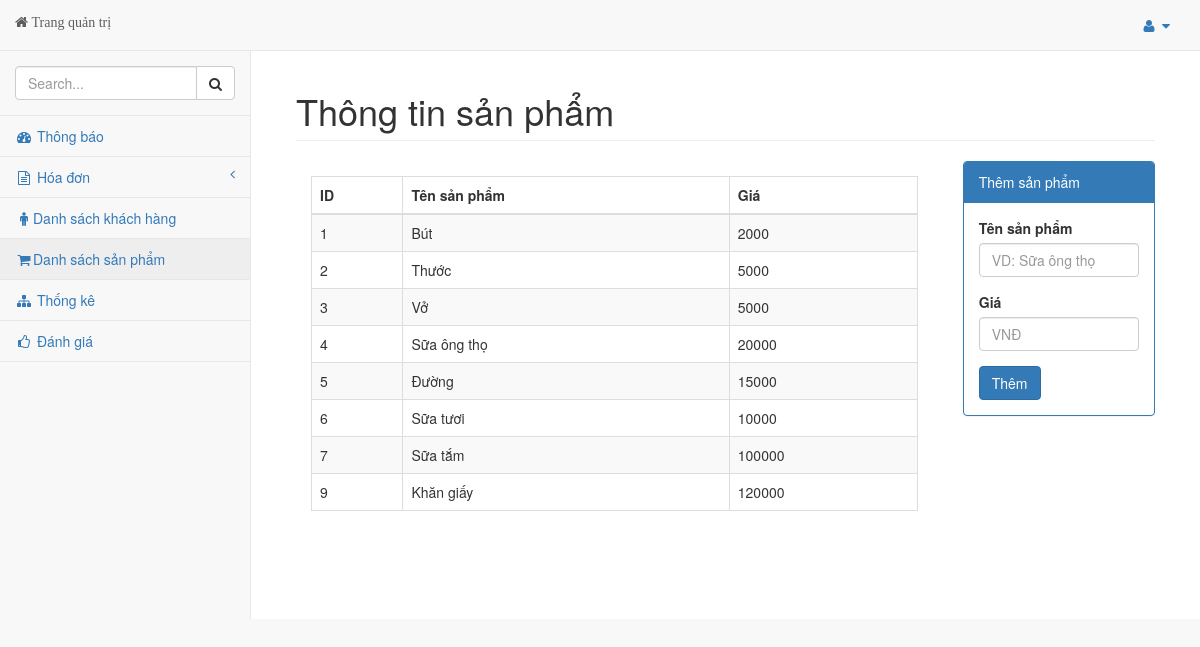
Page /pages/dssp.php (signed in) on the committed database.
### tables this page shows
CREATE TABLE `sanpham` (
  `sanpham_ID` int(11) NOT NULL,
  `ten_san_pham` varchar(50) NOT NULL,
  `gia_san_pham` int(11) NOT NULL
);

### model/database.php (called while the page is built, shortened)
<?PHP
	$conn = null;
	function db_get_list($sql){
		$data = array();
		global $conn;
		$result = mysqli_query($conn, $sql);
		while( $row = mysqli_fetch_assoc($result)){
			$data[] = $row;
		}
		return $data;
	}
?>

### pages/dssp.php (the view, shortened to what this page needs)
<!DOCTYPE html>
<html lang="en">
<head>
    <link href="../vendor/bootstrap/css/bootstrap.min.css" rel="stylesheet">
    <link href="../vendor/metisMenu/metisMenu.min.css" rel="stylesheet">
    <link href="../dist/css/sb-admin-2.css" rel="stylesheet">
    <link href="../vendor/font-awesome/css/font-awesome.min.css" rel="stylesheet" type="text/css">
</head>
<body>
    <div id="wrapper">
        <nav class="navbar navbar-default navbar-static-top" role="navigation" style="margin-bottom: 0">
            <div class="navbar-header">
                <a class="navbar-brand fa fa-home" href="index.php"> Trang quản trị</a>
            </div>
            <ul class="nav navbar-top-links navbar-right">
                <li class="dropdown">
                    <a class="dropdown-toggle" data-toggle="dropdown" href="#">
                        <i class="fa fa-user fa-fw"></i> <i class="fa fa-caret-down"></i>
                    </a>
                </li>
            </ul>
            <div class="navbar-default sidebar" role="navigation">
                <div class="sidebar-nav navbar-collapse">
                    <ul class="nav" id="side-menu">
                        <li class="sidebar-search">
                            <div class="input-group custom-search-form">
                                <input type="text" class="form-control" placeholder="Search...">
                                <span class="input-group-btn">
                                <button class="btn btn-default" type="button">
                                    <i class="fa fa-search"></i>
                                </button>
                            </span>
                            </div>
                        </li>
                        <li>
                            <a href="index.php"><i class="fa fa-dashboard fa-fw"></i> Thông báo</a>
                        </li>
                        <li>
                            <a href="#"><i class="fa fa-file-text-o fa-fw"></i> Hóa đơn<span class="fa arrow"></span></a>
                        </li>
                        <li>
                            <a href="dskh.php"><i class="fa fa-male fa-fw"></i>Danh sách khách hàng</a>
                        </li>
                        <li>
                            <a href="dssp.php"><i class="fa fa-shopping-cart fa-fw"></i>Danh sách sản phẩm</a>
                        </li>
                        <li>
                            <a href="thongke.php"><i class="fa fa-sitemap fa-fw"></i> Thống kê</a>
                        </li>
                         <li>
                            <a href="danhgia.php"><i class="fa fa-thumbs-o-up fa-fw"></i> Đánh giá</span></a>
                        </li>
                    </ul>
                </div>
            </div>
        </nav>
        <div id="page-wrapper">
            <div class="container-fluid">
                <div class="row">
                    <div class="col-lg-12">
                        <h1 class="page-header">Thông tin sản phẩm</h1>
                    </div>
                    <div class="col-lg-9 pull-left">
                        <div class="panel-body">
                            <table width="100%" class="table table-striped table-bordered table-hover" >
                                <thead>
                                    <tr>
                                        <th>ID</th>
                                        <th>Tên sản phẩm</th>
                                        <th>Giá</th>
                                    </tr>
                                    <tbody>
                                        <?php
                                            $sql = "SELECT * FROM sanpham";
                                            $result = db_get_list($sql);
                                            for($i = 0; $i < count($result); $i++){
                                                $ID = htmlentities($result[$i]['sanpham_ID']) ;
                                                $ten = htmlentities($result[$i]['ten_san_pham']) ;
                                                $gia = htmlentities($result[$i]['gia_san_pham']) ;
                                                echo "<tr><td>$ID</td><td>$ten</td><td>$gia</td></tr>";
                                            }
                                         ?>
                                    </tbody>
                                </thead>
                            </table>
                        </div>
                    </div>
                    <div class="col-lg-3 pull-right">
                        <div class="panel panel-primary">
                            <div class="panel-heading">
                                Thêm sản phẩm
                            </div>
                            <div class="panel-body">
                                <form role="form" method="POST">
                                    <fieldset>
                                        <div class="form-group">
                                            <label>Tên sản phẩm</label>
                                            <input name="tensp" class="form-control" placeholder="VD: Sữa ông thọ" required>
                                        </div>
                                        <div class="form-group">
                                            <label>Giá</label>
                                            <input name="giasp" class="form-control" placeholder="VNĐ" required>
                                        </div>
                                        <button type="submit" class="btn btn-primary" name="them_sp">Thêm</button>
                                    </fieldset>
                                </form>
                            </div>
                        </div>
                    </div>
                </div>
            </div>
        </div>
    </div>
</body>
</html>

### rows in the picture
sanpham: sanpham_ID "1", ten_san_pham "Bút", gia_san_pham "2000"
sanpham: sanpham_ID "2", ten_san_pham "Thước", gia_san_pham "5000"
sanpham: sanpham_ID "3", ten_san_pham "Vở", gia_san_pham "5000"
sanpham: sanpham_ID "4", ten_san_pham "Sữa ông thọ", gia_san_pham "20000"
sanpham: sanpham_ID "5", ten_san_pham "Đường", gia_san_pham "15000"
sanpham: sanpham_ID "6", ten_san_pham "Sữa tươi", gia_san_pham "10000"
sanpham: sanpham_ID "7", ten_san_pham "Sữa tắm", gia_san_pham "100000"
sanpham: sanpham_ID "9", ten_san_pham "Khăn giấy", gia_san_pham "120000"
